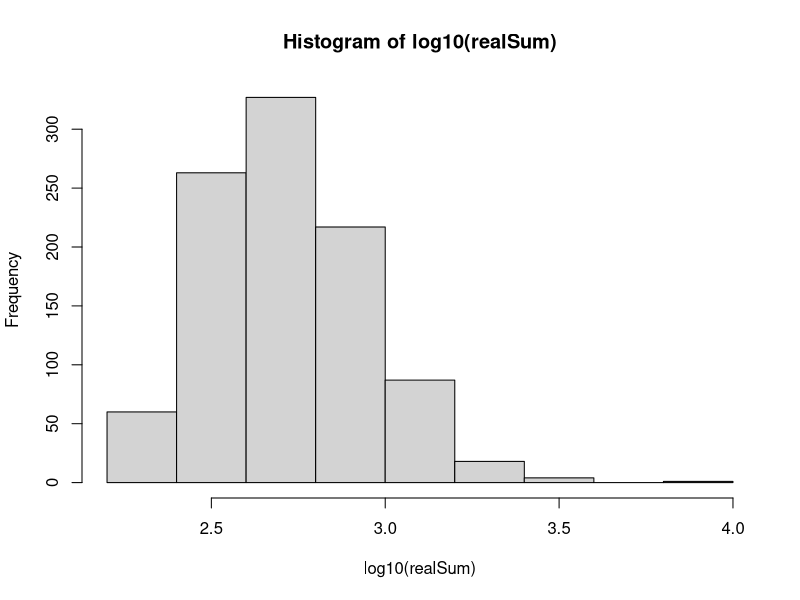
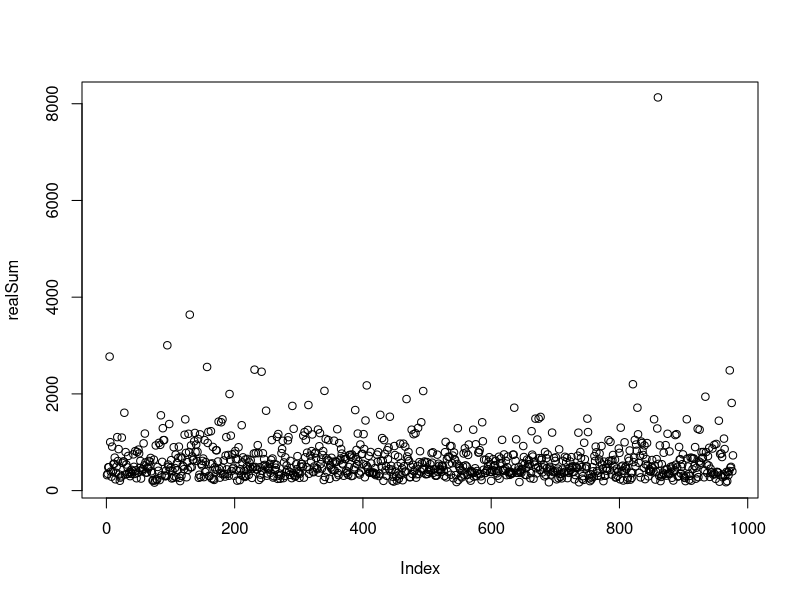
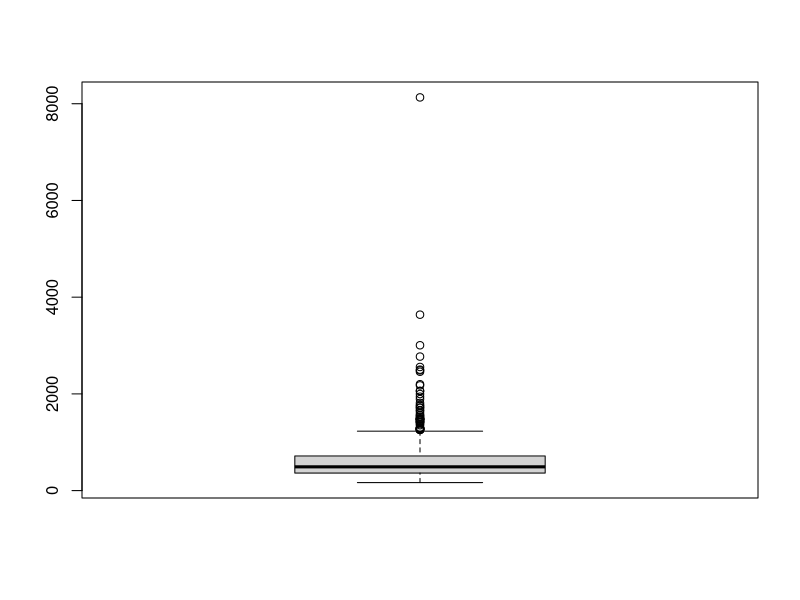
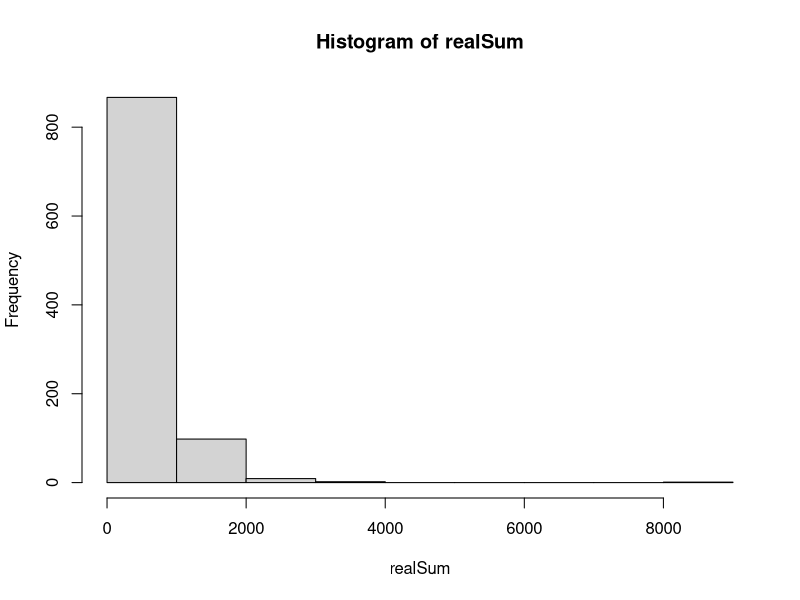
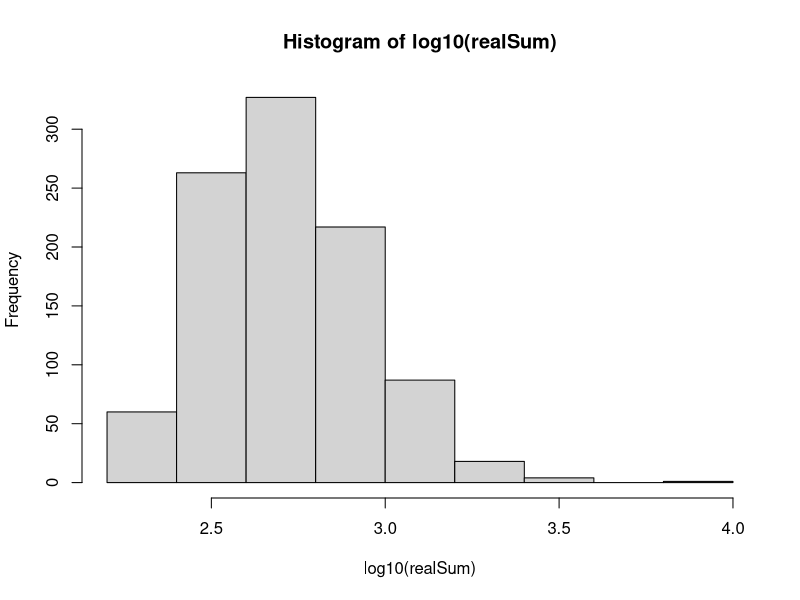
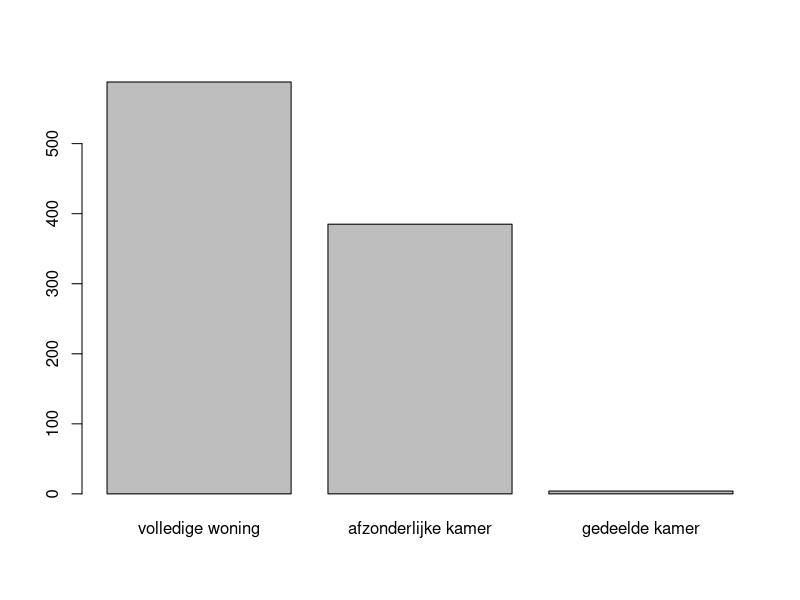
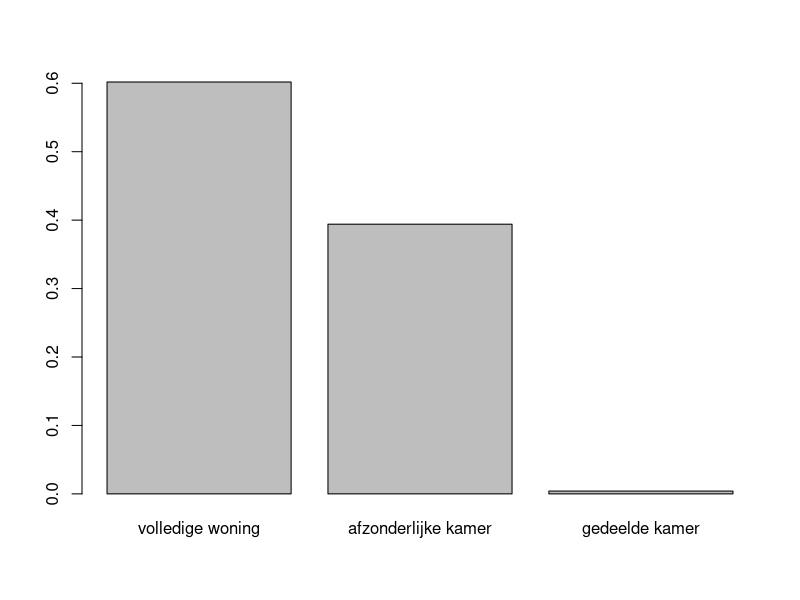
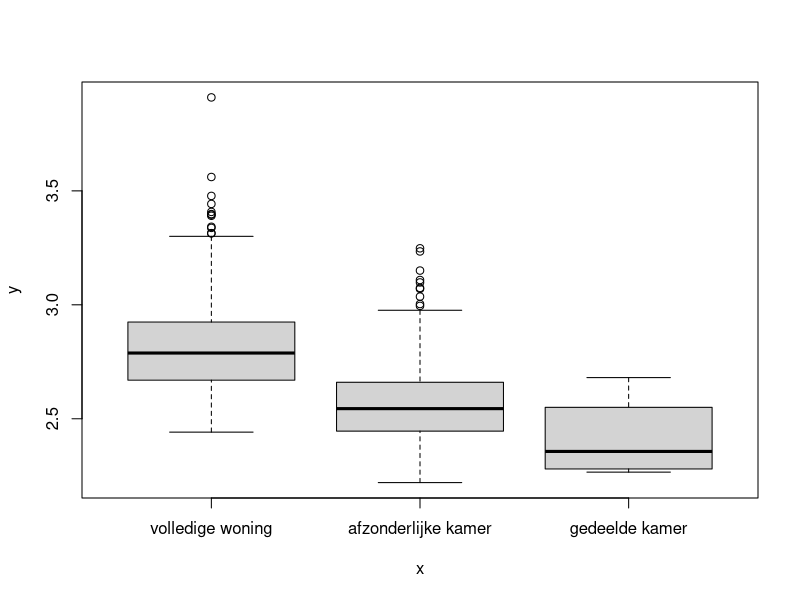

The R source for these figures, in order: (Note: this script raises an error after producing the figures.)
### 0) Extra QoL functies ######################################################
clear_envir <- function() {rm(list = ls(.GlobalEnv)[ls(.GlobalEnv) != "airbnb" & ls(.GlobalEnv) != "clear_envir"], envir = .GlobalEnv)}

### 1) Gegevens inlezen en manipuleren #########################################
# Vergeet niet om de working directory aan te passen via setwd()!
# Voor de teamleden: open het project.RProj bestand om de wd aan te passen!
airbnb <- read.csv2("airbnb.csv", sep="", stringsAsFactors=TRUE)
range_attr  = max(airbnb$attr)-min(airbnb$attr)
range_rest  = max(airbnb$rest)-min(airbnb$rest)
airbnb$attr = 1 + 9*((airbnb$attr - min(airbnb$attr)) / range_attr)
airbnb$rest = 1 + 9*((airbnb$rest - min(airbnb$rest)) / range_rest)
airbnb$lat  = NULL
airbnb$lng  = NULL
airbnb$room = factor(airbnb$room, levels = c(1,2,3), labels = c("volledige woning","afzonderlijke kamer", "gedeelde kamer"))
airbnb$host = factor(airbnb$host, levels = c(0,1,2), labels = c("enige beschikbare woning", "2 tot 4 beschikbare woningen", "meer dan 4 beschikbare woningen"))

clear_envir()  # Verwijdert onnodige variabelen
attach(airbnb)

### 2) Gegevens verkennen #####################################################

summary(airbnb)

# 1: realSum
# Kwantitatief, continu (positief)
hist(log10(realSum))
summary(log10(realSum))
mean(realSum)
median(realSum)
sd(realSum)
range(realSum)
plot(realSum) # 1 zeer duidelijke uitschieter
boxplot(realSum)
hist(realSum) # zeer rechtsscheef
hist(log10(realSum)) # iets "normaler" verdeeld

# 2: room 
# Kwalitatief, nominaal
summary(room)
table(room) # zeer weinig gedeelde kamers
table(room)/length(room)
barplot(table(room))
barplot(table(room)/length(room))
plot(room,log10(realSum))
plot(room,(realSum))

# 3: capacity
# Kwantitatief, discreet (positief)
summary(capacity)
table(capacity)
hist(capacity)
table(capacity)/length(capacity)
barplot(table(capacity))
barplot(table(capacity)/length(capacity))
plot(capacity,realSum)
plot(capacity,log10(realSum))
# 4: bedrooms
# Kwantitatief, discreet (positief)
summary(bedrooms)
table(bedrooms)
table(bedrooms)/length(bedrooms)
barplot(table(bedrooms))
barplot(table(bedrooms)/length(bedrooms))
plot(bedrooms,realSum)
plot(bedrooms, log10(realSum))
# 5: dist
# Kwantitatief, continu (positief)
hist(dist) # duidelijk rechtsscheef 
hist(log10(dist))  # duidelijk linksscheef
summary(dist)  # er zijn niet meteen uitschieters, behalve na de logtransf is er een lage waarde
range(dist)
range(dist)[2]-range(dist)[1]
cov(realSum, dist)  # sterk omgekeerd evenredig verband; (kleine afstand = hoge prijs)
plot(dist,realSum)
plot(dist, log10(realSum))
# 6: metro
# Kwantitatief, continu (positief)
hist(metro) # rechtsscheef met meeste gegevens links (kleine afstand)
hist(log10(metro)) # lijkt een beetje normaal, maar heeft toch een kleine linkerstaart
summary(metro)
range(metro)     
range(metro)[2]-range(metro)[1] # minder spreiding dan dist
cov(realSum, metro) # een kleinere afstand zal een hogere prijs met zich meetrekken, maar minder erg dan bij dist
plot(metro,realSum)
plot(metro, log10(realSum))
# 7: attr
# Kwantitatief, continu (tussen 1 en 10)
hist(attr) # zeer rechtsscheef
hist(log10(attr)) # minder rechtsscheef, maar nog steeds niet normaal
summary(attr)
range(attr)
range(attr)[2]- range(attr)[1] # de attr ligt per constructie tussen 1 en 10
cov(realSum, attr) # hoe hoger de attr score, hoe hoger de prijs
plot(attr,realSum)
plot(attr, log10(realSum))
plot(log10(attr), log10(realSum))

# 8: rest
# Kwantitatief, continu (tussen 1 en 10)
hist(rest) # rechtsscheef
hist(log10(rest)) # symmetrisch met zware staarten
summary(rest)
range(rest)
range(rest)[2]- range(rest)[1] # de rest ligt per constructie tussen 1 en 10
cov(realSum, rest) # er is duidelijk een positieve samenhang tussen de prijs en de restaurantscore
plot(rest,realSum)
plot(rest, log10(realSum))
# 9: host
# Kwalitatief, ordinaal
# Meeste verblijven hebben een gastheer die maar één woning ter beschikking heeft
y = table(host)
x = barplot(table(host), main = "Aantal beschikbare woningen van de gastheer\nbij een woning", names.arg = c("1", "2-4", ">4"), col = c("snow2", "snow3", "snow4"), ylim = c(0,max(table(host))*1.15), space = 0)
text(x, table(host)+30, labels = as.character(y))
pie(table(host), main = "Aantal beschikbare woningen van de gastheer\nbij een woning", labels = c("1", "2-4", ">4"))
plot(host,realSum)
plot(host, log10(realSum))
# 10: cleanliness
# Kwalitatief, ordinaal (tussen 1 en 10)
# REDEN: modale score van 1-10, maar een 9 is niet per-se "properder" dan een 8,
#   maar de huurders hebben dit in het algemeen wel zo ervaren.
#   Dit is dus minder een meetwaarde, maar eerder een categorische veranderlijke
# Zeer linksscheef, meer dan de helft geeft "10"
# Exponentieel verdeeld?
table(cleanliness)
hist(cleanliness, col = c("snow2", "snow3"))
plot(cleanliness,realSum)
plot(cleanliness, log10(realSum))
# 11: satistfaction
# Kwantitatief, continu (tussen 1 en 10)
# REDEN: terwijl cleanliness kwalitatief zou zijn, lijkt satisfaction mij toch
#   eerder een "gemeten waarde." Het lijkt mij hier een afgeronde continue
#   waarde, die inderdaad "meet" hoe satisfied een huurder is.
# Opnieuw zeer linksscheef
# Exponentieel verdeeld?
hist(satisfaction, breaks = 1:10, col = c("snow2", "snow3"))
hist(airbnb[satisfaction>=7,11], breaks = seq(7, 10, 0.2), col = c("snow2", "snow3"), main = "Histogram van de satisfaction scores tussen 7 en 10")
table(floor(satisfaction))
plot(satisfaction,realSum)
plot(satisfaction, log10(realSum))
sd(realSum, capacity, bedrooms, dist, metro, attr, rest, cleanliness)
sd(realSum)
sd(capacity)
sd(bedrooms)
sd(dist)
sd(metro)
sd(attr)
sd(rest)
sd(cleanliness)
range(cleanliness)[2]-range(cleanliness)[1]


### 3) Inferentiele statistiek #################################################

# Vergelijking gemiddelde kost tussen 2023 en 2019
t.test(x= realSum, mu = 620) #cls geldig voor n = 977

# Particuliere versus Professionele aanbieders
part= as.numeric(table(host))[1]
npart = as.numeric(table(host))[2] + as.numeric(table(host))[3]
#chisq.test(x= c(part, npart ))
prop.test(part, part+npart, 0.5, alternative = c("two.sided"))
#prop.test(npart, part+npart, 0.5, alternative = c("two.sided"))
#n = length(host[host=='enige beschikbare woning'])
#w = length(host[host!= 'enige beschikbare woning'])
#m = length(host)
#p0 = (n*(n/m)+ w*(w/m))/(n+w)
#pnorm( q = ((n/m)-0.5)/sqrt((1/4)/m), lower.tail= FALSE)
#pnorm((n/m - w/m)/sqrt(p0*(1-p0)*(1/n + 1/w)), lower.tail = FALSE)    IS dit nog nodig?


## Test Poisson verdeling op beschikbare slaapkamers
# Methode zoals op p.293-295
lambda_hat  <- mean(bedrooms)  # Schatting lambda
nul = length(bedrooms[bedrooms == 0])
een = length(bedrooms[bedrooms == 1])
twee = length(bedrooms[bedrooms == 2])
drie = length(bedrooms[bedrooms == 3])
vier = length(bedrooms[bedrooms == 4 ]) + length(bedrooms[bedrooms == 5])
#cochranregel nu wel voldaan
frequencies <- c(nul, een , twee, drie, vier)
categories  <- c(0, 1, 2, 3, 4)
expected    <- dpois(categories, lambda=lambda_hat) * sum(frequencies)
estimated_value_count <- 1
degrees_of_freedom <- length(categories) - estimated_value_count - 1  # p.294

# chi-kwadraat statistiek met als verwachte kansen die voor een poisson
# verdeling met geschatte lambda = gemiddelde waarde
chisq_bedrooms  <- sum((frequencies - expected)^2/expected)
pvalue_bedrooms <- pchisq(q = chisq_bedrooms, df = degrees_of_freedom, lower.tail = F)
print("p-waarde: poisson verdeling bedrooms"); print(pvalue_bedrooms)
# RESULTAAT: p-waarde erg klein.
#Met aan zekerheid grenzende waarschijnlijkheid NIET poisson verdeeld.
#veel korter:
chisq.test(frequencies, p = dpois(0:4, lambda_hat), rescale.p = TRUE)
#977 observaties ==> chisq verwerpt zeer snel


### 3.3.2 Gemiddelde kost

## 1)
# realSum met capacity 2 testen waarbij cleanliness == 10 of niet
clean = na.omit(realSum[capacity==2 & cleanliness==10])
nclean = na.omit(realSum[capacity==2 & cleanliness!=10])
length(clean)
length(nclean)
# ==> CLS is voldaan
shapiro.test(clean)
shapiro.test(nclean)
# ==> allebei met aan z.g.w. niet normaal verdeeld
result_1 = t.test(clean, nclean, var.equal = FALSE); result_1
# Er blijkt een randgeval te zijn, geen conclusie.
result_1$estimate
as.numeric(diff(result_1$estimate))  # Verschil tussen gemiddelden

## 2)
# realSum met capacity 2 testen waarbij host == "enige beschikbare woning" of niet
niet.enige = na.omit(realSum[capacity==2 & host!="enige beschikbare woning"])
enige = na.omit(realSum[capacity==2 & host=="enige beschikbare woning"])
length(enige)
length(niet.enige)
# ==> CLS voldaan
qqnorm(enige); qqline(enige)
qqnorm(niet.enige); qqline(niet.enige)
shapiro.test(enige)
shapiro.test(niet.enige)
# ==> allebei met aan z.g.w. niet normaal verdeeld
result_2 = t.test(enige, niet.enige, var.equal = FALSE); result_2
# Op basis van de steekproef blijkt dat er een aanwijzing is dat er een
# verschil in kost zou zijn.
result_2$estimate
as.numeric(diff(result_2$estimate))  # Verschil tussen gemiddelden

## 3)
# realSum met capacity 2 testen waarbij room == "volledige woning" of niet
volledig = na.omit(realSum[capacity==2 & room=='volledige woning'])
nvolledig = na.omit(realSum[capacity==2 & room!='volledige woning'])
length(volledig)
length(nvolledig)
# ==> CLS is voldaan
shapiro.test(volledig)
shapiro.test(nvolledig)
# ==> allebei met aan z.g.w. niet normaal verdeeld
result_3 = t.test(volledig, nvolledig, var.equal = FALSE); result_3
# Er is met aan z.g.w. een verschil in de kosten.
result_3$estimate
as.numeric(diff(result_3$estimate))  # Verschil tussen gemiddelden


### 3.3.3 associatie met de verschillende veranderlijken

###normaliteit nagaan

shapiro.test(realSum)
#realSum is duidelijk niet normaal verdeeld == > Spearman
cor.test(realSum, dist, method = c("spearman"), exact = FALSE) #waarschijnlijk afhankelijk
cor.test(realSum, metro, method = c("spearman"), exact = FALSE) #waarschijnlijk afhankelijk
cor.test(realSum, attr, method = c("spearman"), exact = FALSE)#waarschijnlijk afhankelijk
cor.test(realSum, rest, method = c("spearman"), exact = FALSE)#waarschijnlijk afhankelijk
cor.test(realSum, satisfaction, method = c("spearman"), exact = FALSE) #waarschijnlijk afhankelijk
#methode achter de correlatie-test
n = 977
R = cor(realSum, metro, method='spearman')
2*pt(abs(R*(sqrt(n-2))/sqrt(1-R^2)), 975, lower.tail = F)

#Hier wordt de correlatie tussen realSum en de andere variabele geplot

plot(dist, realSum, xlab='Afstand tot het stadscentrum(km)', ylab='Totale kostprijs');abline(lm(realSum ~ dist), col = "red") 
plot(metro, realSum, xlab='Afstand tot dichtstbijzijnde metro-halte (km)', ylab='Totale kostprijs');abline(lm(realSum ~ metro), col = "red")
plot(attr, realSum, xlab='Attractiescore, nabijheid van bezienswaardigheden', ylab='Totale kostprijs');abline(lm(realSum ~ attr), col = "red")
plot(rest, realSum, xlab='Restaurantscore, nabijheid van restaurants', ylab='Totale kostprijs');abline(lm(realSum ~ rest), col = "red")
plot(satisfaction, realSum, xlab='Tevredenheid van de gasten (op 10)', ylab='Totale kostprijs');abline(lm(realSum ~ satisfaction), col = "red")
plot(cleanliness, realSum, xlab='Modale score voor netheid van het verblijf volgensgasten (op 10)', ylab='Totale kostprijs');abline(lm(realSum ~ cleanliness), col = "red")
plot(capacity, realSum, xlab='Maximaal aantal gasten', ylab='Totale kostprijs');abline(lm(realSum ~ capacity), col = "red")
plot(bedrooms, realSum, xlab='Aantal beschikbare slaapkamers in het verblijf', ylab='Totale kostprijs');abline(lm(realSum ~ bedrooms), col = "red")
plot(room, realSum, xlab ='Soort verblijf', ylab='Totale prijs');abline(lm(realSum ~ room), col = "red")
plot(host, realSum, xlab='Type verhuurder', ylab = 'Totale prijs');abline(lm(realSum ~ host), col = "red")
summary(lm(realSum ~ host))
#discretiseren van veranderlijken voor de Cochran regel
som = cut(realSum, breaks = quantile(realSum, probs= seq(0,1,1/4)), labels = c("laag", "middel-laag", "middel-hoog", "hoog"))

proper = cut(cleanliness, breaks = c(0, 7.5, 8.5, 9.5, 10.5), labels = c("2-7","8","9","10"))
p = table(som, proper)
chisq.test(p)$expected
chisq.test(p)

cap = cut(capacity, breaks = c(-0.5, 2.5, 3.5, 4.5, 6.5), labels = c('Laag','Middellaag', 'Middelhoog', 'Hoog'))
p = table(som, cap)
chisq.test(p)$expected
chisq.test(p)

bed = cut(bedrooms, breaks = c(-0.5, 0.5, 1.5, 2.5, 6), labels = c('Laag','Middellaag', 'Middelhoog', 'Hoog'))
p = table(som, bed)
chisq.test(p)$expected
chisq.test(p)

slagroom = cut(as.numeric(room),  breaks = c(0.5, 1.5, 3.5), labels = c('volledige woning', 'kamers'))
p = table(som, slagroom)
chisq.test(p)$expected
chisq.test(p)

p = table(som, host)
chisq.test(p)$expected
chisq.test(p)


#3.3.4 Verklaren van de opbrengsten
simpelmodel1 = lm(realSum~attr); simpelmodel1
par(mfrow = c(2,2))
plot(simpelmodel1)
par(mfrow = c(1,1))
summary(simpelmodel1)

simpelmodel2 = lm(log10(realSum)~log10(attr)); simpelmodel2
par(mfrow = c(2,2))
plot(simpelmodel2)
par(mfrow = c(1,1))
summary(simpelmodel2)

y_hat = simpelmodel1$fitted.values
x_i = simpelmodel1$model[ ,2]
y_i = simpelmodel1$model[ ,1]

y_hat2 = simpelmodel2$fitted.values
x_i2 = simpelmodel2$model[ ,2]
y_i2 = simpelmodel2$model[ ,1]

par(mfrow = c(1,2))
betrouwb = predict( simpelmodel1, interval = "confidence" , level = 0.95)
predictie = predict( simpelmodel1, interval = "prediction" , level = 0.95)
plot ( realSum ~ attr)
abline( simpelmodel1 , col = "red")
lines(sort(x_i), betrouwb[order(x_i) ,2] , col = "blue")
lines(sort(x_i), betrouwb[order(x_i) ,3] , col = "blue")
lines(sort(x_i), predictie[order(x_i) ,2] , col = "green")
lines(sort(x_i), predictie[order(x_i) ,3] , col = "green")

betrouwb2 = predict( simpelmodel2, interval = "confidence" , level = 0.95)
predictie2 = predict( simpelmodel2, interval = "prediction" , level = 0.95)
plot( log10(realSum) ~ log10(attr))
abline( simpelmodel2 , col = "red")
lines(sort(x_i2), betrouwb2[order(x_i2) ,2] , col = "blue")
lines(sort(x_i2), betrouwb2[order(x_i2) ,3] , col = "blue")
lines(sort(x_i2), predictie2[order(x_i2) ,2] , col = "green")
lines(sort(x_i2), predictie2[order(x_i2) ,3] , col = "green")
par(mfrow = c(1,1))


model = lm(realSum~satisfaction+rest+attr+metro+dist)
summary(model)
model = update(model ,.~. -rest )
summary(model)
model = update(model ,.~. -metro )
summary(model)#Dit is een basismodel, maar zeer slecht

par(mfrow = c(2,2))
plot(model)
par(mfrow = c(1,1))


logattrmodel = lm(realSum~satisfaction+log10(attr)+rest+metro+dist)
summary(logattrmodel)
logattrmodel = update(model ,.~. -metro)
summary(logattrmodel)#Dit verbetert het model


logmodel = lm(log10(realSum)~satisfaction+rest+attr+metro+dist)
summary(logmodel)
logmodel = update(logmodel ,.~. -rest )
summary(logmodel)#Dit is nog veel beter

logmodel2 = update(logmodel , .~. -metro)
summary(logmodel2)#het randgeval: metro is hier eens uitgesmeten.
#Dit verlaagt de R-squared en is dus niet beter als model.

par(mfrow = c(2,2))
plot(logmodel)
par(mfrow = c(1,1))


onsmodel = lm(log10(realSum)~satisfaction+log10(attr)+dist+metro+rest)
summary(onsmodel) 
onsmodel = update(onsmodel ,.~. -rest)
summary(onsmodel)
onsmodel = update(onsmodel ,.~. -metro)
summary(onsmodel)#dit is het beste model, die we ter hand hebben

par(mfrow = c(2,2))
plot(onsmodel)
par(mfrow = c(1,1))


onsmodelzonderoutliers = lm(log10(realSum)~satisfaction+log10(attr)+dist, data = airbnb[-c(860),])
summary(onsmodelzonderoutliers)

par(mfrow = c(2,2))
plot(onsmodelzonderoutliers)
par(mfrow = c(1,1))#outlier heeft weinig effect, we hoeven hem dus niet uit de dataset te werpen


onsmodel = lm(log10(realSum)~satisfaction+log10(attr)+dist)
summary(onsmodel)

dommy = room == "volledige woning"
table(dommy)
onsmodel = update(onsmodel, .~.*dommy)
summary(onsmodel)
onsmodel = update(onsmodel, .~.-satisfaction:dommy)
summary(onsmodel)#dit model is goed
par(mfrow = c(2,2))
plot(onsmodel)
par(mfrow = c(1,1))
